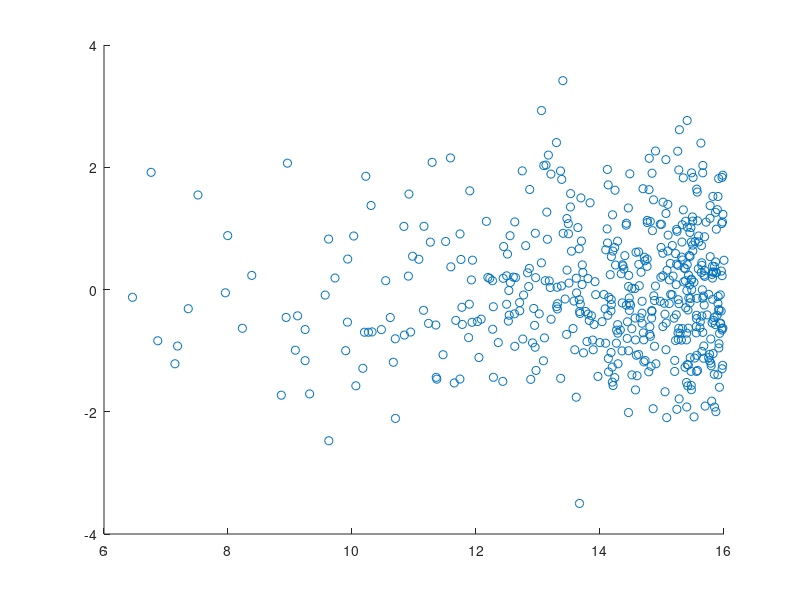

MATLAB code for this plot: (Note: this script raises an error after producing the figure.)
X = exprnd(2,[1,500]);
Y = randn(500,1);
scatter(16-X,Y);
M=[X.' Y];

%set parameters
epochs=100; 
initial_learning_rate=0.9;
final_learning_rate=0.05;

net=som(500,[10,10]);

options(14)=epochs ;
options(18) = initial_learning_rate;  
options(16) = final_learning_rate; 

net2=somtrain(net,options,M.');

options(14) = 400;
options(18) = 0.05;
options(16) = 0.01;
options(17) = 0;
options(15) = 0;
net3 = somtrain(net2, options, M.');